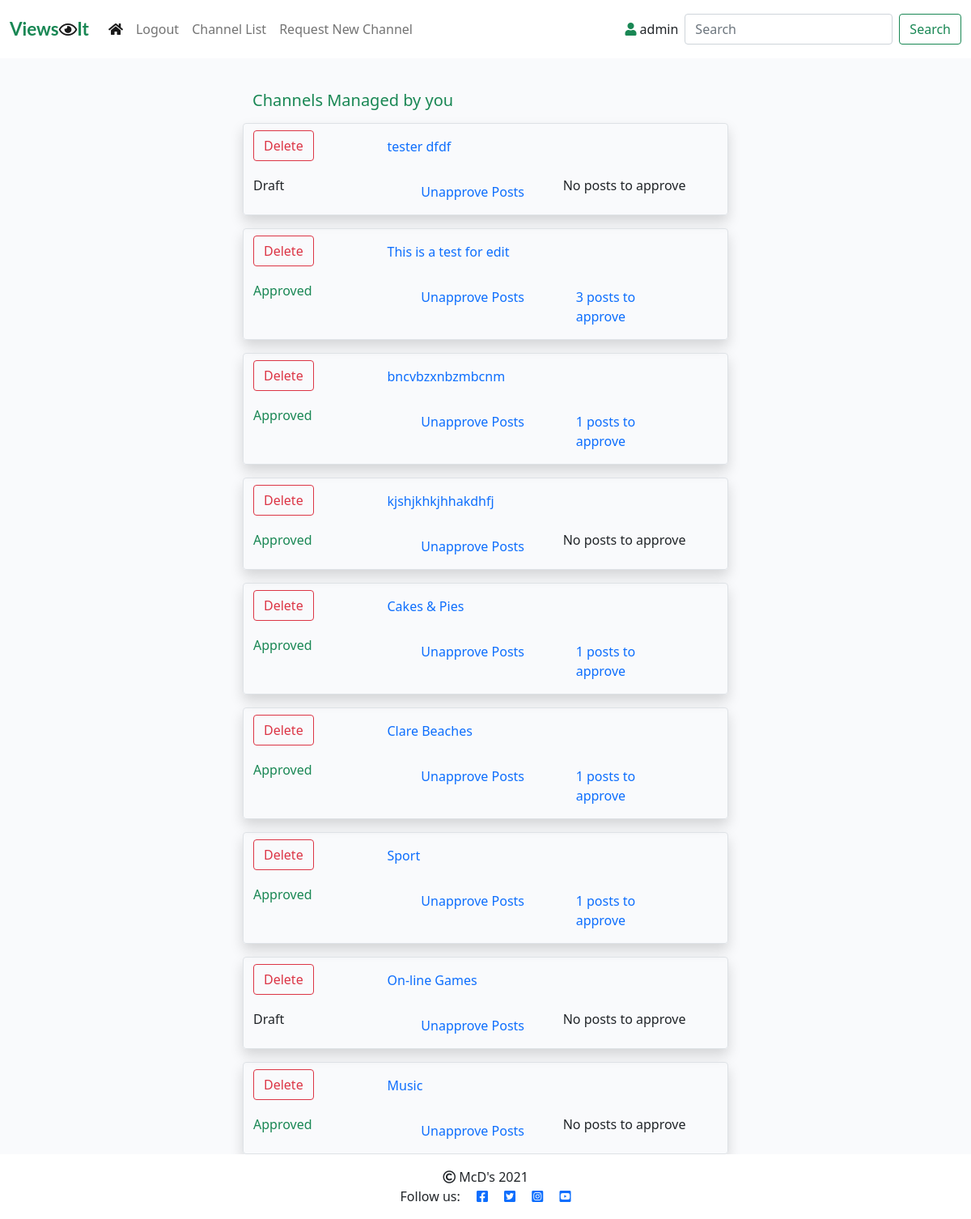
Page /channel_manage/ (signed in) on the earlier database version.
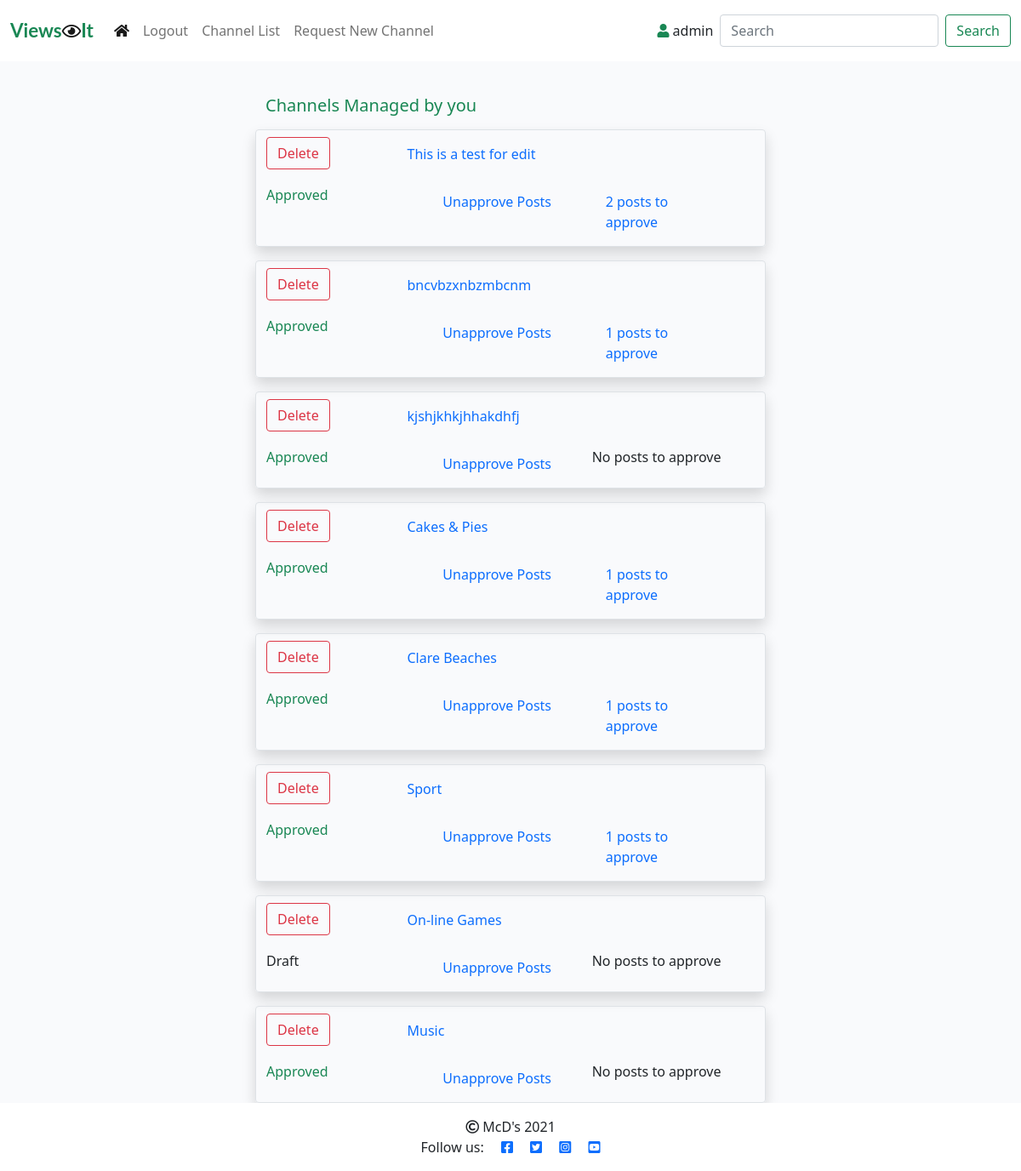
Same page on the later database version.
### viewsit_app/models.py (models this page shows, shortened)
class Channel(models.Model):
    topic = models.CharField(max_length=50)
    topic_url = models.SlugField(max_length=50, unique=True)
    description = models.CharField(max_length=200)
    author = models.ForeignKey(User, on_delete=models.CASCADE,
                               related_name="channels")
    created_on = models.DateTimeField(auto_now_add=True)
    updated_on = models.DateTimeField(auto_now=True)
    status = models.IntegerField(choices=STATUS, default=0)
    class Meta:
        ordering = ['-created_on']

### viewsit_app/views.py (the view)
# urls.py: path('channel_manage/', views.ChannelManage.as_view(),
class ChannelManage(generic.ListView):
    def get(self, request, *args, **kwargs):
        if not request.user.is_authenticated:
            return redirect('home')
        num_unapproved = Count('channelposts',
                               filter=Q(channelposts__status__lte=0))
        queryset = Channel.objects.filter(author=request.user).order_by("-created_on").annotate(num_unapproved=num_unapproved)
        return render(
            request,
            "channel_manage.html",
            {
                "channel_list": queryset,
            },
        )

### templates/channel_manage.html (shortened to what this page needs)
{% extends "base.html" %}
{% block content %}
<div class="container-fluid">
    <div class="row">
        <div class="col-sm-6 mt-3 offset-md-3">
            <h5 class="mt-3 text-success">Channels Managed by you</h5>
            {% for channel in channel_list %}
                <div class="row border rounded shadow mt-3">
                    <div class="col-3 mt-2 mb-2">
                        <button type="button" class="btn btn-outline-danger" data-bs-toggle="modal" data-bs-target="#confirmManageDelete{{ forloop.counter }}">Delete</button>
                    </div>
                    <div class="col mt-2 mb-2 text-left" ><a class="nav-link" href="{% url 'channel_form' slug=channel.topic_url %}">
                        <p class="card-text">{{ channel.topic }}</p></a>
                    </div>
                    <div class="row">
                        {% if channel.status == 0 %}
                            <div class="col mt-2 mb-2 text-left">Draft</div>
                        {% else %}
                            <div class="col mt-2 mb-2 text-success text-left">Approved</div>
                        {% endif %}
                        <div class="col mt-2 mb-2 text-left" ><a class="nav-link" href="{% url 'channel_post_approve' slug=channel.topic_url post_approval_type='Unapprove' %}">
                            Unapprove Posts</a>
                        </div>
                        {% if channel.num_unapproved %}
                        <div class="col mt-2 mb-2 text-left"><a class="nav-link" href="{% url 'channel_post_approve' slug=channel.topic_url post_approval_type='Approve' %}">
                            {{ channel.num_unapproved }} posts to approve</a></div>
                        {% else %}
                        <div class="col mt-2 mb-2 text-left">No posts to approve</div>
                        {% endif %}
                    </div>
                </div>
            {% empty %}
                <div><h4>You currently don't manage any channels.</h4></div>
            {% endfor %}
        </div>
    </div>
</div>
{%endblock%}

Differences in the rows shown:
removed Channel: topic "tester dfdf", status "Draft", shows "No posts to approve"
computed for Channel "This is a test for edit": num_unapproved "3" → "2"
